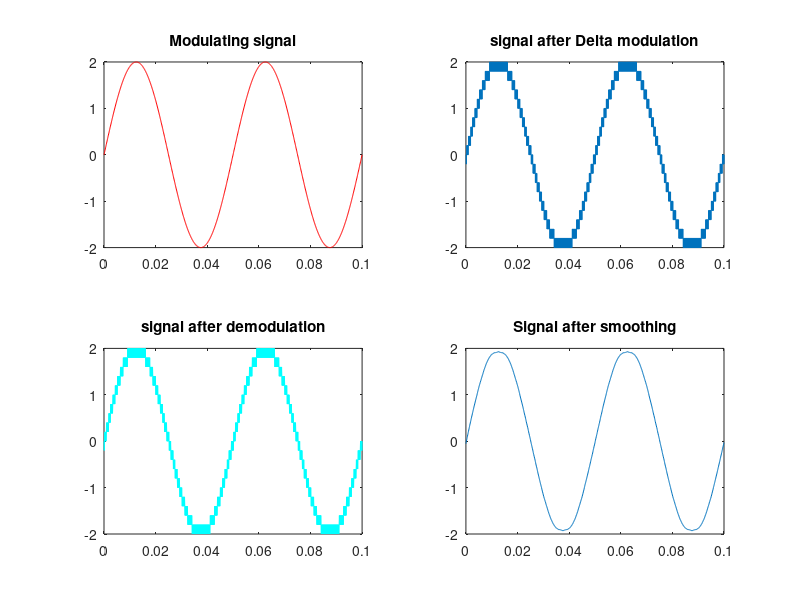

MATLAB code for this plot:
clc;
clear all;
close all;
%Sine wave Amplitude,Sampling frequency and sampling time.
A=2;
Fs=10000;
Ts=1/Fs;
%x-coordinate (x-axis) from(0 till 5*10^-3)
t=0:Ts:0.1;
%modulating signal
x= A*sin(2*pi*Fs/500*t);
len = length(t);
%plot the modulating signal
subplot(2,2,1);
plot(t,x,'r');
title('Modulating signal');
%Specify the length of the stair fn
delta = 0.2;
%you may also change delta value as required delta = 1*delta
xn=0;
%start modulation
for i =1:len-1;
    if x(i)>xn(i)
        d(i)=1;
        xn(i+1)=xn(i)+delta;
    else
        d(i) =0;
        xn(i+1)=xn(i)-delta;
    end
end
%plot the signal after DM.
subplot(2,2,2);
stairs(t,xn);
title('signal after Delta modulation');

%BONUS
%Variable slope modulation
threshold = 15; %should be changed though
differential = diff(x);
vxn = 0;
for i =1:len-1;
    change = delta;
    if differential(i) > threshold
        change = 2 * delta;
    end
    if x(i)>vxn(i)
        vd(i)=1;
        vxn(i+1)=vxn(i)+change;
    else
        vd(i) =0;
        vxn(i+1)=vxn(i)-change;
    end
end
%Demodulation
for i=1:d
    if vd(i)>vxn(i)
        vd(i)=0;
        vxn(i+1)=vxn(i+1)-delta;
    else
        vd(i)=1;
        vxn(i+1)=vxn(i)+delta;
    end
end
%plot demodulated signal
subplot(2,2,4);
plot(t,vxn,'c');
title('signal after demodulation with variable delta');
order=3;
frame=81;
vxnh= sgolayfilt(xn,order,frame);
%calc square error
err = immse(x,vxnh);
fprintf( '\n Variable delta modulation: The mean squared error is %0.4f\n', err);
%Demodulation using DPCM
xndpcm(1) = xn(1)
xndpcm(2) = xn(2)
for i = 2: len;
    xndpcm(i+1) = 2 * xndpcm(i) - xndpcm(i-1);
end
vxnh= sgolayfilt(xn,order,frame);
%calc square error
err = immse(x,vxnh);
fprintf( '\n DPCM Modulation: Variable delta modulation: The mean squared error is %0.4f\n', err);

 %Demodualtion
for i=1:d
    if d(i)>xn(i)
        d(i)=0;
        xn(i+1)=xn(i)-delta;
    else
        d(i)=1;
        xn(i+1)=xn(i)+delta;
    end
end
%plot demodulated signal
subplot(2,2,3);
plot(t,xn,'c');
title('signal after demodulation');
%Adjust the low pass filter
order=3;
frame=81;
h= sgolayfilt(xn,order,frame);
%plot the resulting signal after smoothing.
subplot(2,2,4);
plot(t,h);
title('Signal after smoothing');
%calc square error
err = immse(x,h );
fprintf('\n The mean-squared error is %0.4f\n', err);
